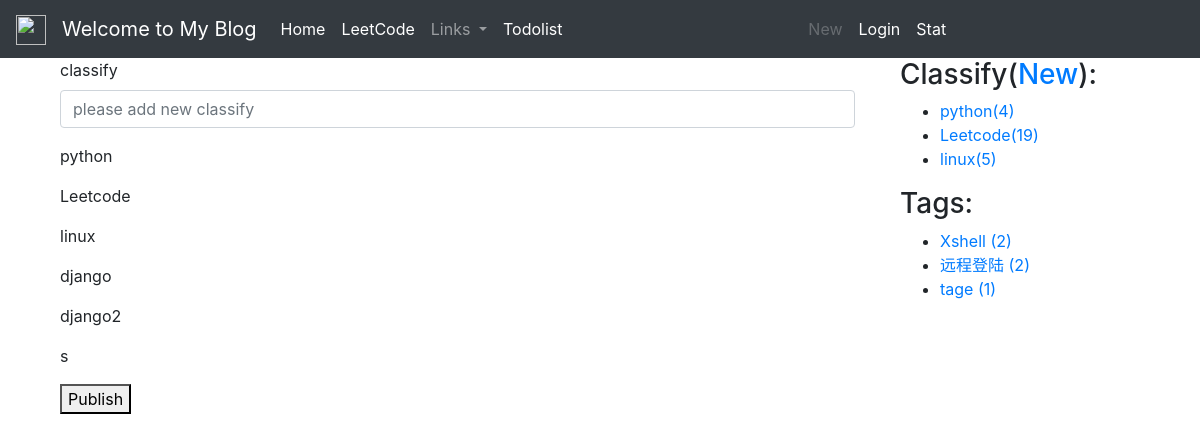
The app's page /classify_add/ with its own data.
### blog/models.py (models this page shows, shortened)
class BlogClassify(models.Model):
    title = models.CharField(max_length=100, blank=True)
    created = models.DateTimeField(default=timezone.now)

class Tag(models.Model):
    name = models.CharField(max_length=100)

### blog/views.py (the view)
# urls.py: path('classify_add/',views.classify_add,name='classify_add'),
def classify_add(request):
    if request.method == 'POST':
        classify_add_form = ClassifyAddForm(request.POST, request.FILES)
        if classify_add_form.is_valid():
            new_classify = classify_add_form.save(commit=False)
            new_add_classify=request.POST['new_classify']
            all_classify=BlogClassify.objects.all()
            claasify_list=[i.title for i in all_classify]
            if new_add_classify not in claasify_list:
                add_classify = BlogClassify(title=new_add_classify)
                add_classify.save()
                new_classify.save()
                return redirect("blog:blog_list")
            else:
                return HttpResponse("already exist")
        else:
            return  HttpResponse("classify is not valid,please refill")
    else:
        classify_add_form = ClassifyAddForm()
        classifies = BlogClassify.objects.all()
        context = {'classify_add_form': classify_add_form, 'classifies': classifies,}
        return render(request, 'blog/classify_add.html', context)

### blog/forms.py
class ClassifyAddForm(forms.ModelForm):
    class Meta:
        model=BlogClassify
        fields=('title',)

### blog/templatetags/blog_extras.py (called while the page is built)
@register.inclusion_tag('blog/inclusions/_classify.html',takes_context=True)
def show_classify(context):
    classify_list = BlogClassify.objects.annotate(num_posts=Count('blog')).filter(num_posts__gt=0)
    return {
        'classify_list': classify_list,
    }

@register.inclusion_tag('blog/inclusions/_tags.html', takes_context=True)
def show_tags(context):
    tag_list = Tag.objects.annotate(num_posts=Count('blog')).filter(num_posts__gt=0)
    return {
        'tag_list': tag_list,
    }

### templates/blog/classify_add.html (shortened to what this page needs)
{% extends "base.html" %}
{% load staticfiles %}
{% block content %}
<div class="container">
    <div>
        <form method="post" action="" enctype="multipart/form-data">
            <div class="form-group">
                <label for="new_classify">classify</label>
                    <input class="form-control" type="text" id="new_classify" name="new_classify" placeholder="please add new classify">
            </div>
            <div class="form-group">
                {% for classify in classifies %}
                <p>{{classify.title}}</p>
                {% endfor %}
            </div>
            <button type="submit">Publish</button>
    </form>
    </div>
</div>
{% endblock content %}

### templates/blog/inclusions/_classify.html
<div class="">
  <h3 class="">Classify(<a href="{% url 'blog:classify_add' %}">New</a>):</h3>
  <ul>
    {% for classify in classify_list %}
      <li>
        <a href="{% url 'blog:blog_list' %}?classify={{ classify.id }}">{{ classify.title }}<span class="post-count">({{ classify.num_posts }})</span></a>
      </li>
    {% empty %}
      暂无分类！
    {% endfor %}
  </ul>
</div>

### templates/blog/inclusions/_tags.html
<div class="widget widget-tag-cloud">
  <h3 class="widget-title">Tags:</h3>
  <ul>
    {% for tag in tag_list %}
      <li>
        <a href="{% url 'blog:blog_list' %}?tag={{ tag.id }}">{{ tag.name }} <span class="post-count">({{ tag.num_posts }})</span></a>
      </li>
    {% empty %}
      暂无标签！
    {% endfor %}
  </ul>
</div>

### records on screen
BlogClassify: title "python", num_posts "4"
BlogClassify: title "Leetcode", num_posts "19"
BlogClassify: title "linux", num_posts "5"
BlogClassify: title "django"
BlogClassify: title "django2"
BlogClassify: title "s"
Tag: name "Xshell", num_posts "2"
Tag: name "远程登陆", num_posts "2"
Tag: name "tage", num_posts "1"
